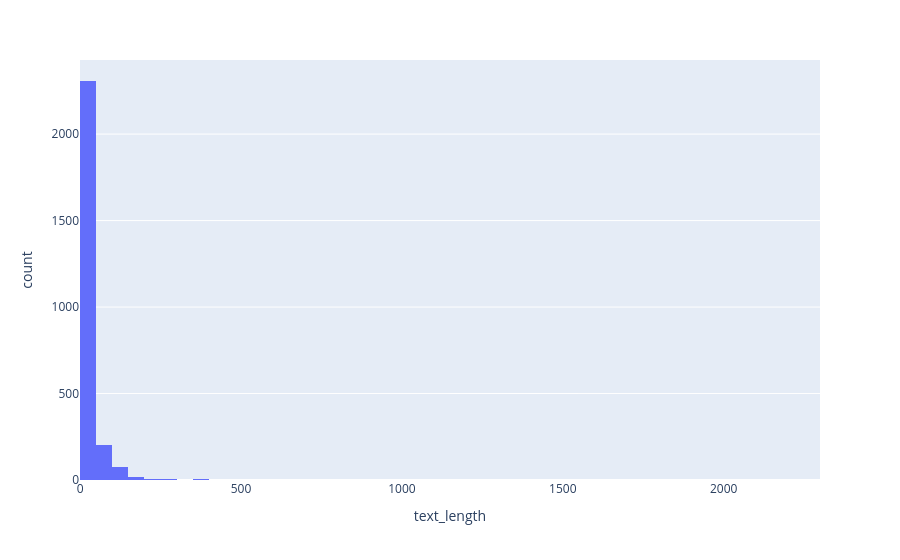

Notebook code for this chart:
### Markdown cell above
Анализ длины текстов к постам

### Code cell
df['text_length'] = df['text'].apply(lambda x: len(x.split()))

fig = px.histogram(df, x="text_length", nbins=100)
fig.show()

### Figure 1 — Plotly figure (JSON) as saved in the notebook; plotly's stock layout.template omitted (floating-point values rounded to 4 significant figures; data arrays with more than 128 entries replaced by an {"elided": "..."} marker saying what was removed)
{"data": [{"alignmentgroup": "True", "bingroup": "x", "hovertemplate": "text_length=%{x}<br>count=%{y}<extra></extra>", "legendgroup": "", "marker": {"color": "#636efa", "pattern": {"shape": ""}}, "name": "", "nbinsx": 100, "offsetgroup": "", "orientation": "v", "showlegend": false, "type": "histogram", "x": {"elided": "2626 int values"}, "xaxis": "x", "yaxis": "y"}], "layout": {"barmode": "relative", "legend": {"tracegroupgap": 0}, "margin": {"t": 60}, "xaxis": {"anchor": "y", "domain": [0, 1], "title": {"text": "text_length"}}, "yaxis": {"anchor": "x", "domain": [0, 1], "title": {"text": "count"}}}}
